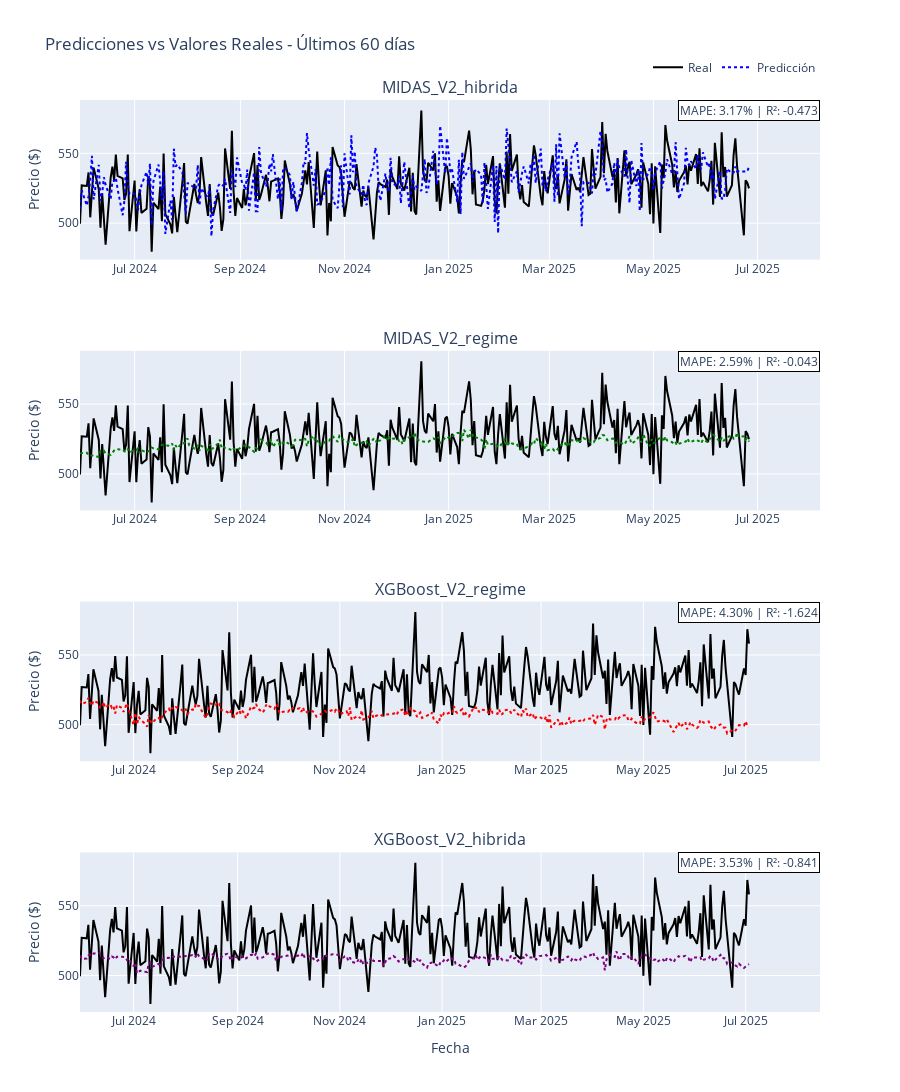
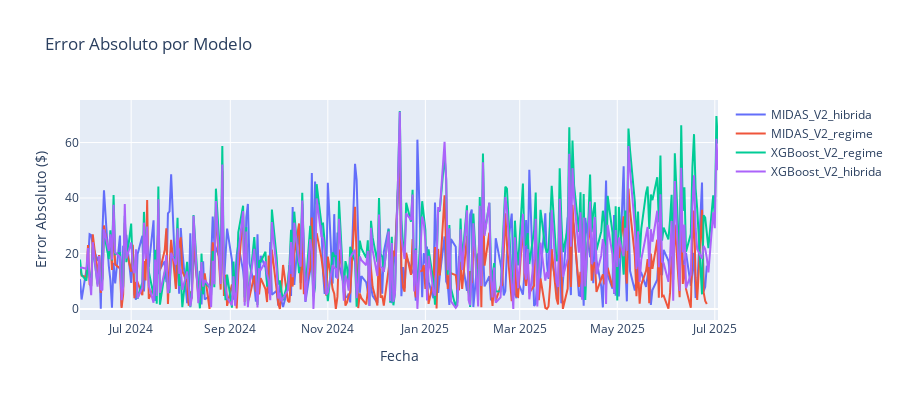

Notebook code cell kept with these figures, in order:
### Code cell
# 📈 VISUALIZACIÓN DE PREDICCIONES VS VALORES REALES

print("=" * 80)
print("📈 VISUALIZANDO PREDICCIONES")
print("=" * 80)

if len(predictions) > 0:
    # Crear figura con subplots
    n_models = len(predictions)
    fig = make_subplots(
        rows=n_models, 
        cols=1,
        subplot_titles=list(predictions.keys()),
        vertical_spacing=0.1
    )
    
    # Colores para cada modelo
    colors = ['blue', 'green', 'red', 'purple']
    
    for i, (model_name, pred_data) in enumerate(predictions.items(), 1):
        # Valores reales
        fig.add_trace(
            go.Scatter(
                x=pred_data['dates'],
                y=pred_data['y_true'],
                mode='lines',
                name='Real',
                line=dict(color='black', width=2),
                showlegend=(i == 1)
            ),
            row=i, col=1
        )
        
        # Predicciones
        fig.add_trace(
            go.Scatter(
                x=pred_data['dates'],
                y=pred_data['y_pred'],
                mode='lines',
                name='Predicción',
                line=dict(color=colors[i-1], width=2, dash='dot'),
                showlegend=(i == 1)
            ),
            row=i, col=1
        )
        
        # Agregar MAPE como anotación
        if model_name in metrics_results:
            mape = metrics_results[model_name]['mape']
            r2 = metrics_results[model_name]['r2']
            fig.add_annotation(
                text=f"MAPE: {mape:.2f}% | R²: {r2:.3f}",
                xref=f"x{i}",
                yref=f"y{i}",
                x=pred_data['dates'][-1],
                y=max(pred_data['y_true'].max(), pred_data['y_pred'].max()),
                showarrow=False,
                bgcolor="white",
                bordercolor="black",
                borderwidth=1
            )
    
    # Actualizar layout
    fig.update_layout(
        title="Predicciones vs Valores Reales - Últimos 60 días",
        height=300 * n_models,
        showlegend=True,
        legend=dict(
            orientation="h",
            yanchor="bottom",
            y=1.02,
            xanchor="right",
            x=1
        )
    )
    
    # Actualizar ejes
    for i in range(1, n_models + 1):
        fig.update_xaxes(title_text="Fecha" if i == n_models else "", row=i, col=1)
        fig.update_yaxes(title_text="Precio ($)", row=i, col=1)
    
    fig.show()
    
    # Gráfico comparativo de errores
    print("\n📊 Comparación de Errores Absolutos")
    
    fig2 = go.Figure()
    
    for model_name, pred_data in predictions.items():
        errors = np.abs(pred_data['y_true'] - pred_data['y_pred'])
        fig2.add_trace(
            go.Scatter(
                x=pred_data['dates'],
                y=errors,
                mode='lines',
                name=model_name,
                line=dict(width=2)
            )
        )
    
    fig2.update_layout(
        title="Error Absoluto por Modelo",
        xaxis_title="Fecha",
        yaxis_title="Error Absoluto ($)",
        height=400,
        showlegend=True
    )
    
    fig2.show()
    
else:
    print("⚠️ No hay predicciones para visualizar")

### Figure 1 — Plotly figure (JSON) as saved in the notebook; plotly's stock layout.template omitted (floating-point values rounded to 4 significant figures; data arrays with more than 128 entries replaced by an {"elided": "..."} marker saying what was removed)
{"data": [{"line": {"color": "black", "width": 2}, "mode": "lines", "name": "Real", "showlegend": true, "type": "scatter", "x": {"elided": "281 str values"}, "xaxis": "x", "y": {"elided": "281 float values"}, "yaxis": "y"}, {"line": {"color": "blue", "dash": "dot", "width": 2}, "mode": "lines", "name": "Predicción", "showlegend": true, "type": "scatter", "x": {"elided": "281 str values"}, "xaxis": "x", "y": {"elided": "281 float values"}, "yaxis": "y"}, {"line": {"color": "black", "width": 2}, "mode": "lines", "name": "Real", "showlegend": false, "type": "scatter", "x": {"elided": "281 str values"}, "xaxis": "x2", "y": {"elided": "281 float values"}, "yaxis": "y2"}, {"line": {"color": "green", "dash": "dot", "width": 2}, "mode": "lines", "name": "Predicción", "showlegend": false, "type": "scatter", "x": {"elided": "281 str values"}, "xaxis": "x2", "y": {"elided": "281 float values"}, "yaxis": "y2"}, {"line": {"color": "black", "width": 2}, "mode": "lines", "name": "Real", "showlegend": false, "type": "scatter", "x": {"elided": "286 str values"}, "xaxis": "x3", "y": {"elided": "286 float values"}, "yaxis": "y3"}, {"line": {"color": "red", "dash": "dot", "width": 2}, "mode": "lines", "name": "Predicción", "showlegend": false, "type": "scatter", "x": {"elided": "286 str values"}, "xaxis": "x3", "y": {"elided": "286 float values"}, "yaxis": "y3"}, {"line": {"color": "black", "width": 2}, "mode": "lines", "name": "Real", "showlegend": false, "type": "scatter", "x": {"elided": "286 str values"}, "xaxis": "x4", "y": {"elided": "286 float values"}, "yaxis": "y4"}, {"line": {"color": "purple", "dash": "dot", "width": 2}, "mode": "lines", "name": "Predicción", "showlegend": false, "type": "scatter", "x": {"elided": "286 str values"}, "xaxis": "x4", "y": {"elided": "286 float values"}, "yaxis": "y4"}], "layout": {"annotations": [{"font": {"size": 16}, "showarrow": false, "text": "MIDAS_V2_hibrida", "x": 0.5, "xanchor": "center", "xref": "paper", "y": 1, "yanchor": "bottom", "yref": "paper"}, {"font": {"size": 16}, "showarrow": false, "text": "MIDAS_V2_regime", "x": 0.5, "xanchor": "center", "xref": "paper", "y": 0.725, "yanchor": "bottom", "yref": "paper"}, {"font": {"size": 16}, "showarrow": false, "text": "XGBoost_V2_regime", "x": 0.5, "xanchor": "center", "xref": "paper", "y": 0.45, "yanchor": "bottom", "yref": "paper"}, {"font": {"size": 16}, "showarrow": false, "text": "XGBoost_V2_hibrida", "x": 0.5, "xanchor": "center", "xref": "paper", "y": 0.175, "yanchor": "bottom", "yref": "paper"}, {"bgcolor": "white", "bordercolor": "black", "borderwidth": 1, "showarrow": false, "text": "MAPE: 3.17% | R²: -0.473", "x": "2025-06-26T00:00:00", "xref": "x", "y": 580.7, "yref": "y"}, {"bgcolor": "white", "bordercolor": "black", "borderwidth": 1, "showarrow": false, "text": "MAPE: 2.59% | R²: -0.043", "x": "2025-06-26T00:00:00", "xref": "x2", "y": 580.7, "yref": "y2"}, {"bgcolor": "white", "bordercolor": "black", "borderwidth": 1, "showarrow": false, "text": "MAPE: 4.30% | R²: -1.624", "x": "2025-07-03T00:00:00", "xref": "x3", "y": 580.7, "yref": "y3"}, {"bgcolor": "white", "bordercolor": "black", "borderwidth": 1, "showarrow": false, "text": "MAPE: 3.53% | R²: -0.841", "x": "2025-07-03T00:00:00", "xref": "x4", "y": 580.7, "yref": "y4"}], "height": 1200, "legend": {"orientation": "h", "x": 1, "xanchor": "right", "y": 1.02, "yanchor": "bottom"}, "showlegend": true, "title": {"text": "Predicciones vs Valores Reales - Últimos 60 días"}, "xaxis": {"anchor": "y", "domain": [0, 1], "title": {"text": ""}}, "xaxis2": {"anchor": "y2", "domain": [0, 1], "title": {"text": ""}}, "xaxis3": {"anchor": "y3", "domain": [0, 1], "title": {"text": ""}}, "xaxis4": {"anchor": "y4", "domain": [0, 1], "title": {"text": "Fecha"}}, "yaxis": {"anchor": "x", "domain": [0.825, 1], "title": {"text": "Precio ($)"}}, "yaxis2": {"anchor": "x2", "domain": [0.55, 0.725], "title": {"text": "Precio ($)"}}, "yaxis3": {"anchor": "x3", "domain": [0.275, 0.45], "title": {"text": "Precio ($)"}}, "yaxis4": {"anchor": "x4", "domain": [0, 0.175], "title": {"text": "Precio ($)"}}}}

### Figure 2 — Plotly figure (JSON) as saved in the notebook; plotly's stock layout.template omitted (floating-point values rounded to 4 significant figures; data arrays with more than 128 entries replaced by an {"elided": "..."} marker saying what was removed)
{"data": [{"line": {"width": 2}, "mode": "lines", "name": "MIDAS_V2_hibrida", "type": "scatter", "x": {"elided": "281 str values"}, "y": {"elided": "281 float values"}}, {"line": {"width": 2}, "mode": "lines", "name": "MIDAS_V2_regime", "type": "scatter", "x": {"elided": "281 str values"}, "y": {"elided": "281 float values"}}, {"line": {"width": 2}, "mode": "lines", "name": "XGBoost_V2_regime", "type": "scatter", "x": {"elided": "286 str values"}, "y": {"elided": "286 float values"}}, {"line": {"width": 2}, "mode": "lines", "name": "XGBoost_V2_hibrida", "type": "scatter", "x": {"elided": "286 str values"}, "y": {"elided": "286 float values"}}], "layout": {"height": 400, "showlegend": true, "title": {"text": "Error Absoluto por Modelo"}, "xaxis": {"title": {"text": "Fecha"}}, "yaxis": {"title": {"text": "Error Absoluto ($)"}}}}
